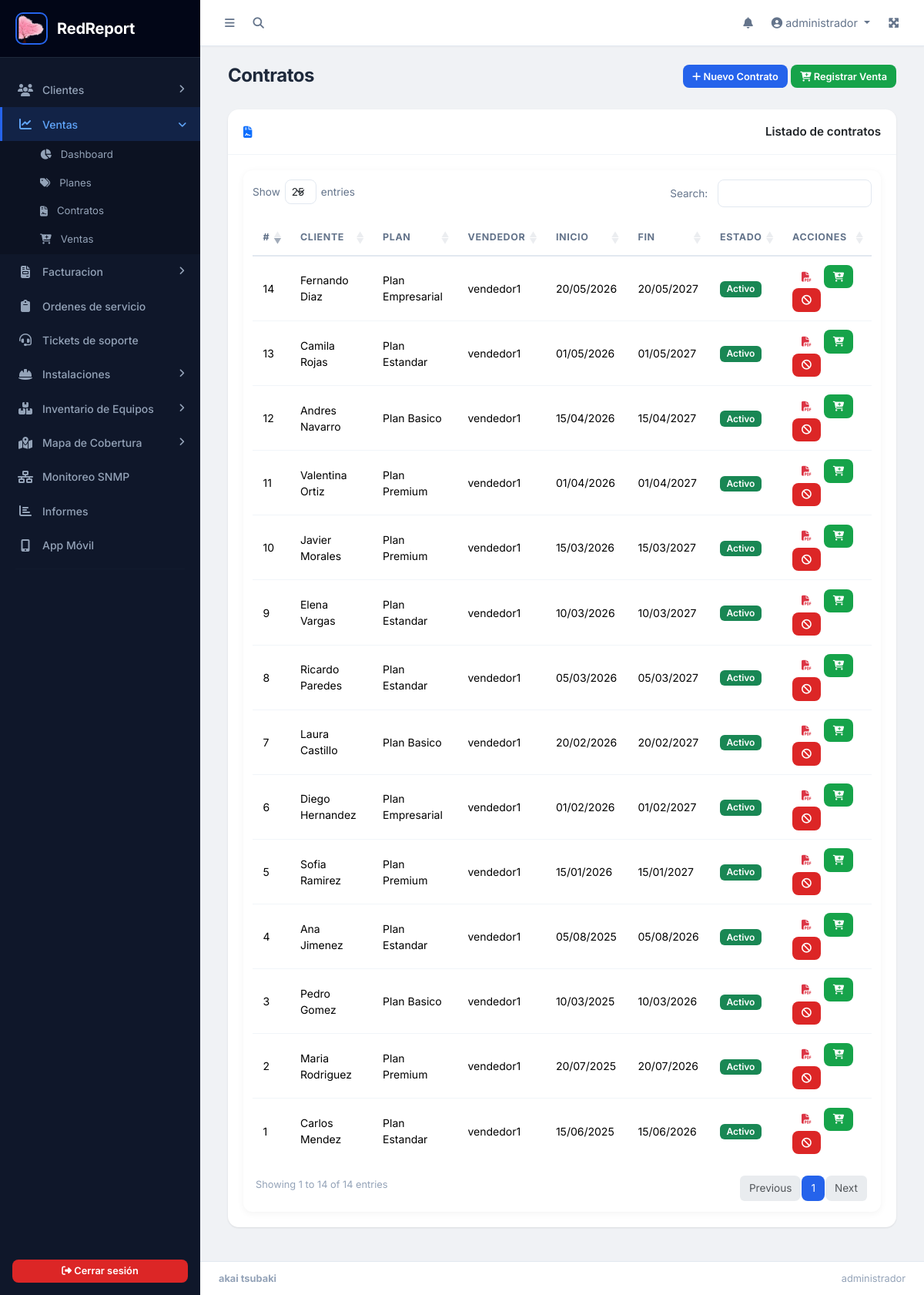
The app's page /ventas/contratos.php (signed in) with its own data.
### tables this page shows
CREATE TABLE `tb_contratos` (
  `id_contrato` int(11) NOT NULL,
  `id_cliente` int(11) NOT NULL,
  `id_plan` int(11) NOT NULL,
  `id_vendedor` int(11) NOT NULL,
  `fecha_inicio` date NOT NULL,
  `fecha_fin` date DEFAULT NULL,
  `estado` enum('activo','cancelado','expirado') NOT NULL DEFAULT 'activo',
  `notas` text DEFAULT NULL,
  `fecha_creacion` datetime NOT NULL DEFAULT current_timestamp(),
  `firma_path` varchar(255) DEFAULT NULL
);

CREATE TABLE `tb_clientes` (
  `id_cliente` int(11) NOT NULL,
  `nombre` varchar(100) NOT NULL,
  `documento` varchar(50) NOT NULL,
  `telefono` varchar(20) DEFAULT NULL,
  `direccion` varchar(150) DEFAULT NULL,
  `email` varchar(100) DEFAULT NULL,
  `estado_servicio` enum('Activo','Suspendido','Cortado') NOT NULL DEFAULT 'Activo',
  `password` varchar(255) DEFAULT NULL,
  `lat` decimal(10,7) DEFAULT NULL,
  `lng` decimal(10,7) DEFAULT NULL,
  `fecha_instalacion` datetime DEFAULT NULL,
  `id_instalador` int(11) DEFAULT NULL
);

CREATE TABLE `tb_planes` (
  `id_plan` int(11) NOT NULL,
  `nombre` varchar(100) NOT NULL,
  `velocidad` varchar(50) DEFAULT NULL,
  `precio` decimal(12,2) NOT NULL,
  `descripcion` text DEFAULT NULL,
  `activo` tinyint(1) NOT NULL DEFAULT 1
);

CREATE TABLE `tb_usuarios` (
  `id_usuario` int(11) NOT NULL,
  `nombre` varchar(50) NOT NULL,
  `documento` varchar(50) NOT NULL,
  `telefono` varchar(50) NOT NULL,
  `email` varchar(100) NOT NULL,
  `password` varchar(255) NOT NULL,
  `id_rol` int(11) NOT NULL,
  `token_reset` varchar(255) NOT NULL DEFAULT '',
  `token_expira` varchar(50) NOT NULL DEFAULT '',
  `google2fa_secret` varchar(255) DEFAULT NULL,
  `fh_creasion` datetime NOT NULL DEFAULT current_timestamp(),
  `intentos_fallidos` int(11) NOT NULL DEFAULT 0,
  `bloqueado_hasta` datetime DEFAULT NULL
);

### app/config/seguridad.php (called while the page is built, shortened)
<?php
function hescape($str) {
    return htmlspecialchars($str, ENT_QUOTES, 'UTF-8');
}
?>

### ventas/contratos.php (the view, shortened to what this page needs)
<?php
include('../parte1.php');
require_once '../app/config/conexion.php';
$id_usuario = $_SESSION['id_usuario'] ?? 0;
$id_rol = $_SESSION['id_rol'] ?? 0;
$where = ($id_rol == 4) ? "WHERE c.id_vendedor = $id_usuario" : '';
$contratos = $pdo->query("SELECT c.*, cl.nombre AS cliente, p.nombre AS plan, u.nombre AS vendedor
    FROM tb_contratos c
    INNER JOIN tb_clientes cl ON c.id_cliente = cl.id_cliente
    INNER JOIN tb_planes p ON c.id_plan = p.id_plan
    INNER JOIN tb_usuarios u ON c.id_vendedor = u.id_usuario
    $where
    ORDER BY c.id_contrato DESC")->fetchAll(PDO::FETCH_ASSOC);
?>
<link rel="stylesheet" href="../public/css/redreport.css">
<div class="content-wrapper">
    <div class="content-header">
        <div class="container-fluid">
            <div class="row mb-2">
                <div class="col-sm-6">
                    <h1 class="m-0">Contratos</h1>
                </div>
                <div class="col-sm-6 text-end">
                    <a href="contrato_nuevo.php" class="btn btn-primary btn-sm"><i class="fas fa-plus"></i> Nuevo Contrato</a>
                    <a href="ventas.php" class="btn btn-success btn-sm"><i class="fas fa-cart-plus"></i> Registrar Venta</a>
                </div>
            </div>
        </div>
    </div>
    <div class="content">
        <div class="container-fluid">
            <div class="card">
                <div class="card-header"><i class="fas fa-file-contract me-2 text-primary"></i>Listado de contratos</div>
                <div class="card-body">
                        <div class="table-wrap">
                            <table id="tablaContratos" class="table table-hover">
                            <thead>
                                <tr><th>#</th><th>Cliente</th><th>Plan</th><th>Vendedor</th><th>Inicio</th><th>Fin</th><th>Estado</th><th>Acciones</th></tr>
                            </thead>
                            <tbody>
                                <?php foreach ($contratos as $c):
                                    $badge = match($c['estado']) {
                                        'activo' => 'bg-success',
                                        'cancelado' => 'bg-danger',
                                        'expirado' => 'bg-secondary',
                                        default => 'bg-secondary'
                                    };
                                ?>
                                <tr>
                                    <td><?= $c['id_contrato'] ?></td>
                                    <td><?= hescape($c['cliente']) ?></td>
                                    <td><?= hescape($c['plan']) ?></td>
                                    <td><?= hescape($c['vendedor']) ?></td>
                                    <td><?= date('d/m/Y', strtotime($c['fecha_inicio'])) ?></td>
                                    <td><?= $c['fecha_fin'] ? date('d/m/Y', strtotime($c['fecha_fin'])) : '-' ?></td>
                                    <td><span class="badge <?= $badge ?>"><?= ucfirst($c['estado']) ?></span></td>
                                    <td>
                                        <a href="pdf_contrato.php?id=<?= $c['id_contrato'] ?>" class="btn btn-sm btn-outline-danger" target="_blank" title="PDF contrato"><i class="fas fa-file-pdf"></i></a>
                                        <a href="ventas.php?contrato=<?= $c['id_contrato'] ?>" class="btn btn-sm btn-success" title="Registrar venta"><i class="fas fa-cart-plus"></i></a>
                                        <?php if ($c['estado'] == 'activo'): ?>
                                        <form method="POST" action="controles/cancelar_contrato.php" class="d-inline" onsubmit="return confirm('Cancelar este contrato?')">
                                            <button class="btn btn-sm btn-danger" title="Cancelar"><i class="fas fa-ban"></i></button>
                                        </form>
                                        <?php endif; ?>
                                    </td>
                                </tr>
                                <?php endforeach; ?>
                            </tbody>
                        </table>
                    </div>
                </div>
            </div>
        </div>
    </div>
</div>
<?php include('../parte2.php'); ?>

### public/css/redreport.css (style rules this page uses)
:root { --sidebar-width: 260px; --sidebar-bg: #0f172a; --sidebar-hover: #1e293b; --sidebar-active: #2563eb; --sidebar-text: #94a3b8; --sidebar-text-hover: #f1f5f9; --sidebar-divider: #1e293b; --navbar-height: 60px; --body-bg: #f0f2f5; --card-shadow: 0 1px 3px rgba(0,0,0,0.06), 0 1px 2px rgba(0,0,0,0.04); --card-shadow-hover: 0 10px 40px rgba(0,0,0,0.08); --border-color: #e2e8f0; --text-primary: #1e293b; --text-secondary: #64748b; --text-muted: #94a3b8; --primary: #2563eb; --primary-dark: #1d4ed8; --success: #16a34a; --warning: #f59e0b; --danger: #dc2626; --info: #0891b2; --font-main: 'Inter', -apple-system, BlinkMacSystemFont, sans-serif; --transition: all 0.2s ease; }
* { box-sizing: border-box; }
body { font-family: var(--font-main); background: var(--body-bg); color: var(--text-primary); -webkit-font-smoothing: antialiased; -moz-osx-font-smoothing: grayscale; }
.content-wrapper { flex: 1; display: flex; flex-direction: column; min-width: 0; background: var(--body-bg); }
.content-header { padding: 1.5rem 1.5rem 0; }
.content-header h1 { font-size: 1.5rem; font-weight: 700; color: var(--text-primary); letter-spacing: -0.02em; }
.content { padding: 1.25rem 1.5rem 1.5rem; flex: 1; overflow-x: hidden; }
.card { border-radius: 14px; box-shadow: var(--card-shadow); margin-bottom: 1.25rem; border: none; background: #ffffff; transition: box-shadow 0.2s ease; }
.card-header { display: flex; align-items: center; justify-content: space-between; background: transparent; border-bottom: 1px solid #f1f5f9; font-weight: 600; padding: 1.1rem 1.25rem; font-size: 0.95rem; }
.card-body { padding: 1.25rem; }
.table-container, .table-wrap { overflow-x: auto; -webkit-overflow-scrolling: touch; background: #ffffff; border-radius: 12px; box-shadow: 0 2px 10px rgba(0,0,0,0.05); padding: 0.75rem; margin-bottom: 0; }
.btn { border-radius: 8px; font-weight: 600; font-size: 0.875rem; padding: 0.5rem 1rem; transition: var(--transition); border: none; }
.btn-sm { padding: 0.35rem 0.75rem; font-size: 0.8rem; }
.btn-primary { background: var(--primary); }
.btn-success { background: var(--success); }
.btn-danger { background: var(--danger); }
.table { font-size: 0.875rem; margin-bottom: 0; width: 100% !important; }
.table > thead { background: #f8fafc; }
.table > thead th { font-weight: 700; font-size: 0.78rem; text-transform: uppercase; letter-spacing: 0.05em; color: var(--text-secondary); padding: 0.8rem 0.85rem; border-bottom: 2px solid var(--border-color); vertical-align: middle; white-space: nowrap; }
.table > tbody td { padding: 0.7rem 0.85rem; vertical-align: middle; border-bottom: 1px solid #f1f5f9; }
.table > tbody tr:last-child td { border-bottom: none; }
.badge { font-weight: 600; padding: 0.35em 0.7em; font-size: 0.75rem; border-radius: 6px; }

### parte1.php (style rules this page uses)
body { font-family: 'Inter', sans-serif; }

### records on screen
tb_contratos: id_contrato "14", id_cliente.nombre "Fernando Diaz", id_plan.nombre "Plan Empresarial", id_vendedor.nombre "vendedor1", fecha_inicio "20/05/2026", fecha_fin "20/05/2027", estado "Activo"
tb_contratos: id_contrato "13", id_cliente.nombre "Camila Rojas", id_plan.nombre "Plan Estandar", id_vendedor.nombre "vendedor1", fecha_inicio "01/05/2026", fecha_fin "01/05/2027", estado "Activo"
tb_contratos: id_contrato "12", id_cliente.nombre "Andres Navarro", id_plan.nombre "Plan Basico", id_vendedor.nombre "vendedor1", fecha_inicio "15/04/2026", fecha_fin "15/04/2027", estado "Activo"
tb_contratos: id_contrato "11", id_cliente.nombre "Valentina Ortiz", id_plan.nombre "Plan Premium", id_vendedor.nombre "vendedor1", fecha_inicio "01/04/2026", fecha_fin "01/04/2027", estado "Activo"
tb_contratos: id_contrato "10", id_cliente.nombre "Javier Morales", id_plan.nombre "Plan Premium", id_vendedor.nombre "vendedor1", fecha_inicio "15/03/2026", fecha_fin "15/03/2027", estado "Activo"
tb_contratos: id_contrato "9", id_cliente.nombre "Elena Vargas", id_plan.nombre "Plan Estandar", id_vendedor.nombre "vendedor1", fecha_inicio "10/03/2026", fecha_fin "10/03/2027", estado "Activo"
tb_contratos: id_contrato "8", id_cliente.nombre "Ricardo Paredes", id_plan.nombre "Plan Estandar", id_vendedor.nombre "vendedor1", fecha_inicio "05/03/2026", fecha_fin "05/03/2027", estado "Activo"
tb_contratos: id_contrato "7", id_cliente.nombre "Laura Castillo", id_plan.nombre "Plan Basico", id_vendedor.nombre "vendedor1", fecha_inicio "20/02/2026", fecha_fin "20/02/2027", estado "Activo"
tb_contratos: id_contrato "6", id_cliente.nombre "Diego Hernandez", id_plan.nombre "Plan Empresarial", id_vendedor.nombre "vendedor1", fecha_inicio "01/02/2026", fecha_fin "01/02/2027", estado "Activo"
tb_contratos: id_contrato "5", id_cliente.nombre "Sofia Ramirez", id_plan.nombre "Plan Premium", id_vendedor.nombre "vendedor1", fecha_inicio "15/01/2026", fecha_fin "15/01/2027", estado "Activo"
tb_contratos: id_contrato "4", id_cliente.nombre "Ana Jimenez", id_plan.nombre "Plan Estandar", id_vendedor.nombre "vendedor1", fecha_inicio "05/08/2025", fecha_fin "05/08/2026", estado "Activo"
tb_contratos: id_contrato "3", id_cliente.nombre "Pedro Gomez", id_plan.nombre "Plan Basico", id_vendedor.nombre "vendedor1", fecha_inicio "10/03/2025", fecha_fin "10/03/2026", estado "Activo"
tb_contratos: id_contrato "2", id_cliente.nombre "Maria Rodriguez", id_plan.nombre "Plan Premium", id_vendedor.nombre "vendedor1", fecha_inicio "20/07/2025", fecha_fin "20/07/2026", estado "Activo"
tb_contratos: id_contrato "1", id_cliente.nombre "Carlos Mendez", id_plan.nombre "Plan Estandar", id_vendedor.nombre "vendedor1", fecha_inicio "15/06/2025", fecha_fin "15/06/2026", estado "Activo"

### other values on screen
APP_NAME "RedReport"
$_SESSION['usuario'] "administrador"
